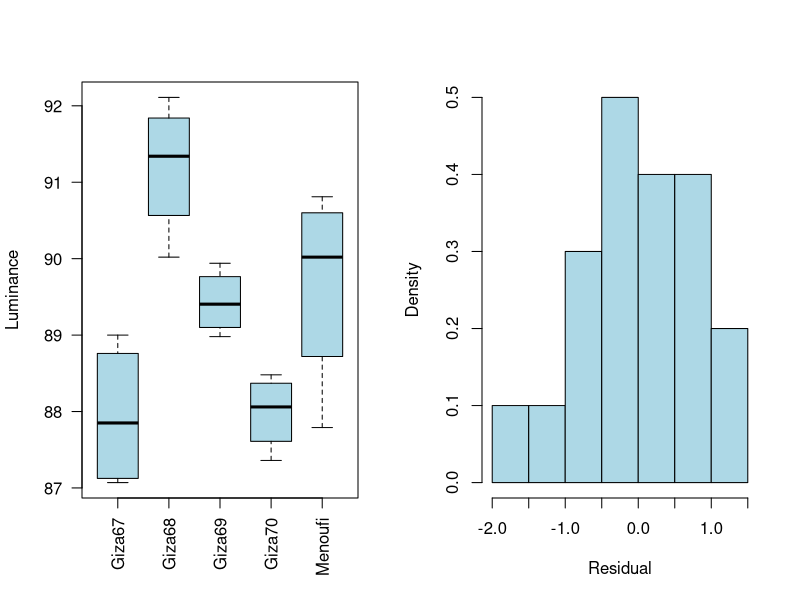
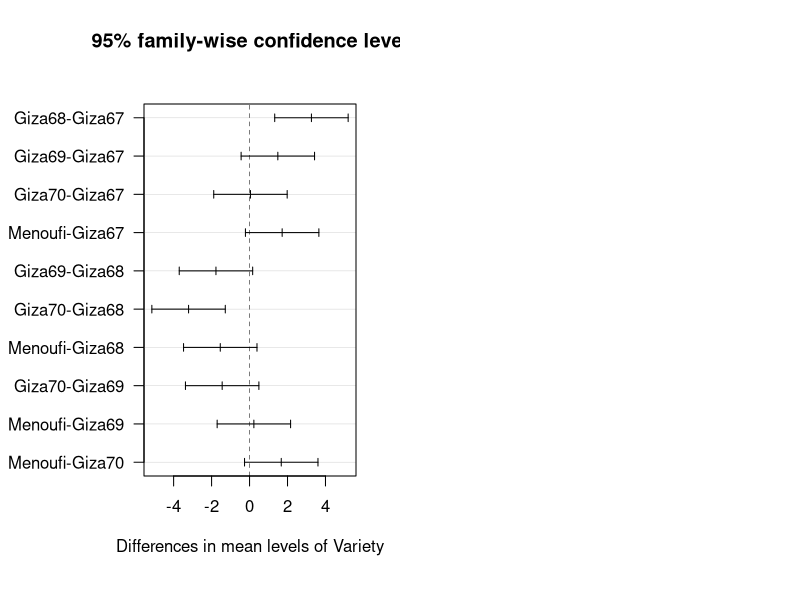
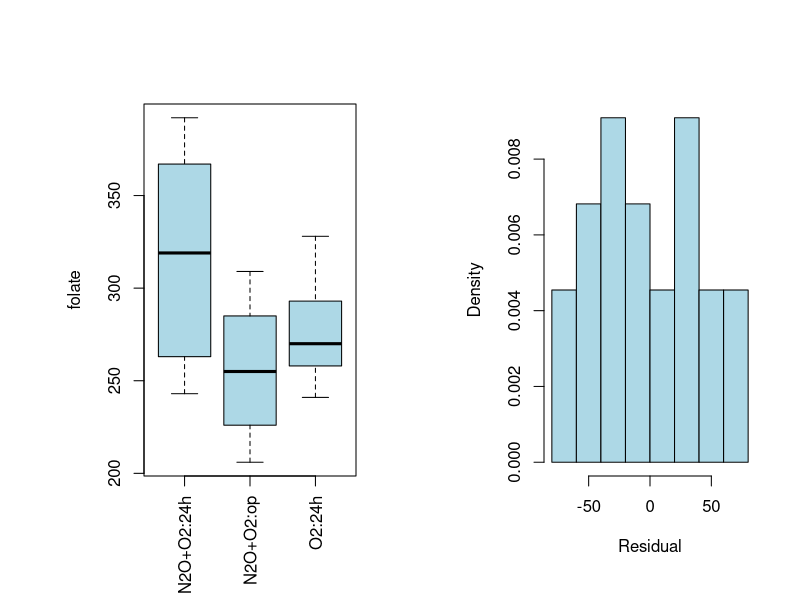
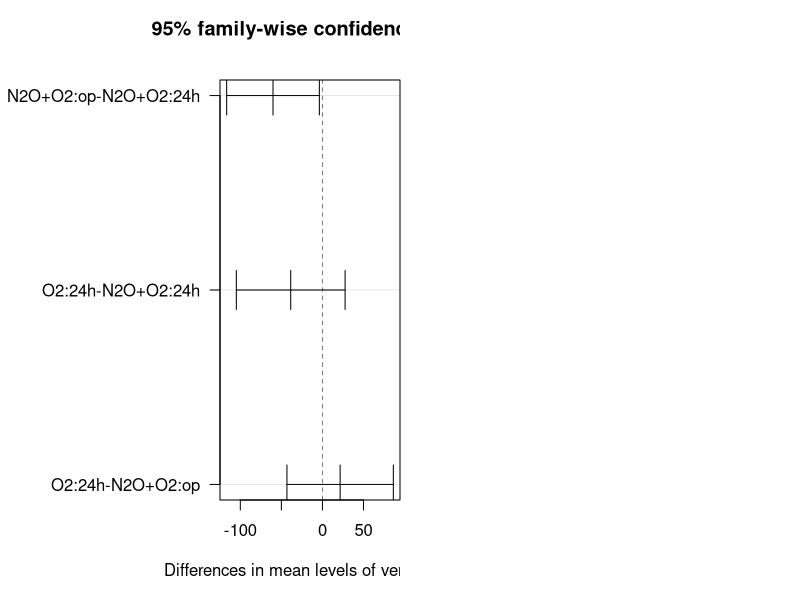

Source code (R) for these figures, in order:
## ---- chunk 1
ec <- read.csv("egyptianCotton.csv") # csv file should be in the same directory as your Rmd file
## ---- chunk 2
head(ec)
## ---- chunk 3
fittedModel <- aov(Luminance ~ Variety, 
                   data = ec
                   )
## ---- chunk 4
par(mfrow=c(1,2)) ## two side-by-side plots
boxplot(Luminance ~ Variety, 
        data = ec,
        xlab="",
        las = 2, ## vertical labels
        col="lightblue"
        )
hist(fittedModel$residuals,
     xlab="Residual",
     main="",
     col="lightblue",
     probability = TRUE
     )
## ---- chunk 5
anova(fittedModel)
## ---- chunk 6
tuky <- TukeyHSD(fittedModel, 
                 conf.level = 0.95
                 )
par(mar=c(5,6,4,1)+1.2) ## so that labels don't get cut off
plot(tuky, 
     las=1 ## horizontal labels
     )
## ---- chunk 7
av <- read.csv("AnesthesiaVentilation.csv") # csv file should be in the same directory as your Rmd file
fittedModelVentilation <- aov(folate ~ ventilation, 
                   data = av
                   )
## ---- chunk 8
par(mfrow=c(1,2)) ## two side-by-side plots
boxplot(folate ~ ventilation, 
        data = av,
        xlab="",
        las = 3, ## vertical labels
        col="lightblue"
        )
hist(fittedModelVentilation$residuals,
     xlab="Residual",
     main="",
     col="lightblue",
     probability = TRUE
     )
## ---- chunk 9
anova(fittedModelVentilation)
## ---- chunk 10
tukyVent <- TukeyHSD(fittedModelVentilation, 
                 conf.level = 0.95
                 )
par(mar=c(5,11,4,0)) ## so that labels don't get cut off
plot(tukyVent, 
     las=1 ## horizontal labels
     )
